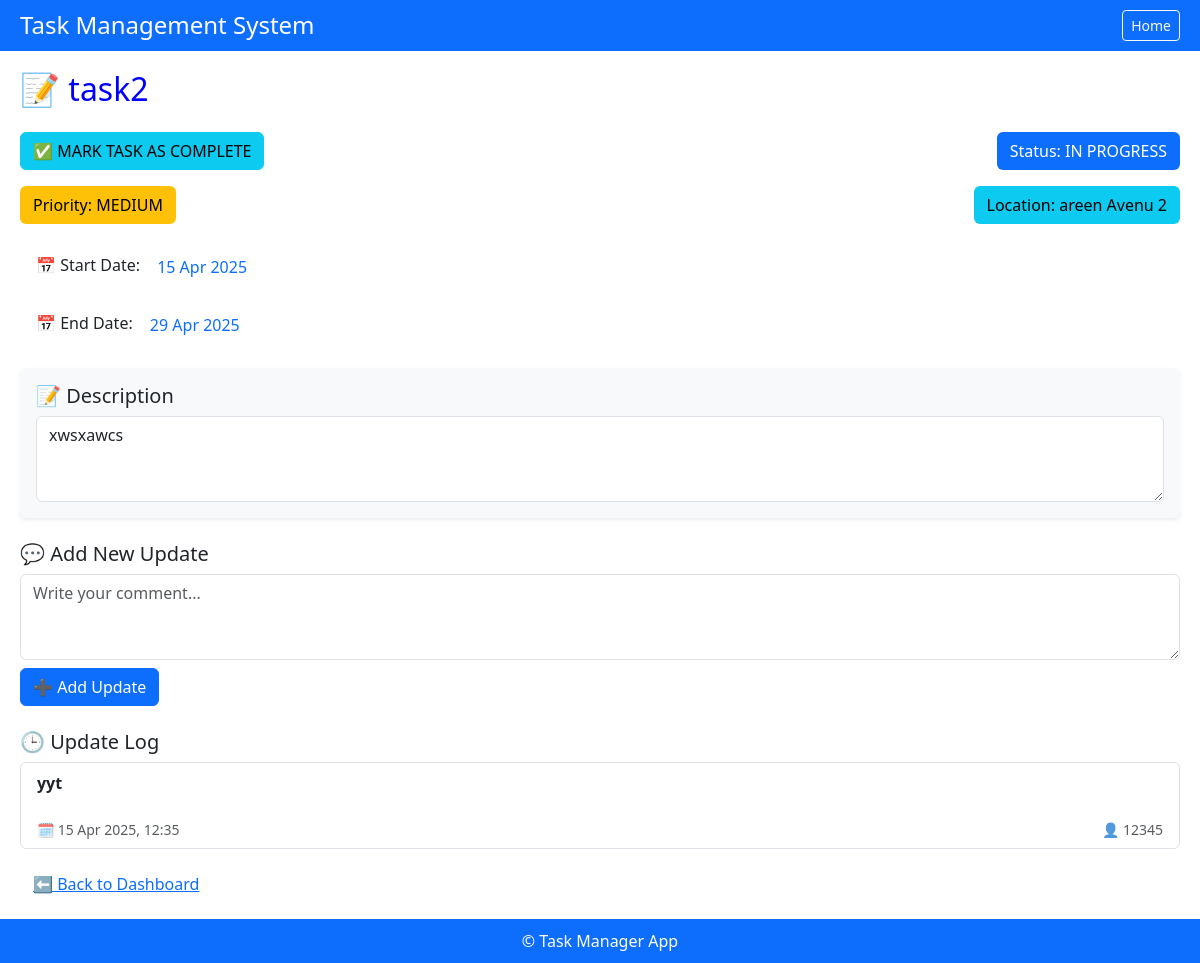
The page /task/2/ on the database its author committed.
### emp_app/models.py (models this page shows, shortened)
class Task(models.Model):
    PRIORITY_CHOICES = [
        ('low', 'Low'),
        ('medium', 'Medium'),
        ('high', 'High'),
    ]
    STATUS = [
        ('in progress', 'IN PROGRESS'),
        ('completed', 'COMPLETED'),
    ]
    task_name = models.CharField(max_length=255, null=True, blank=True)
    location = models.ForeignKey(Locations, on_delete=models.CASCADE, null=True, blank=True)
    description = models.TextField(null=True, blank=True)
    start_date = models.DateField(default=timezone.now)
    end_date = models.DateField(null=True, blank=True)
    status = models.CharField(max_length=20, choices=STATUS, default='in progress')
    created_at = models.DateField(default=timezone.now)
    priority = models.CharField(
        max_length=10, choices=PRIORITY_CHOICES, default='Medium')
    history = HistoricalRecords()

class Locations(models.Model):
    location_name = models.CharField(max_length=255)
    created_at = models.DateTimeField(auto_now_add=True, null=True, blank=True)
    updated_at = models.DateTimeField(auto_now_add=True, null=True, blank=True)
    history = HistoricalRecords()
    def __str__(self):
        return self.location_name

class Comment(models.Model):
    task = models.ForeignKey(Task, on_delete=models.CASCADE, related_name='comments')
    comment_by = models.ForeignKey(EmployeeSignUp, on_delete=models.CASCADE, null=True, blank=True)
    comment_text = models.TextField()
    created_at = models.DateTimeField(auto_now_add=True)
    history = HistoricalRecords()
    def __str__(self):
        return f"Comment on {self.task.task_name} by {self.created_at}"

class EmployeeSignUp(AbstractUser):
    email = models.EmailField(unique=True)
    username = models.EmailField(null=True, blank=True)
    name = models.CharField(max_length=255, null=True, blank=True)
    created_at = models.DateTimeField(auto_now_add=True, null=True, blank=True)
    updated_at = models.DateTimeField(auto_now_add=True, null=True, blank=True)
    objects = Manager()
    USERNAME_FIELD = "email"
    REQUIRED_FIELDS = ["name"]

### emp_app/views.py (the view)
# urls.py: path('task/<int:pk>/', views.task_detail, name='task_detail'),
def task_detail(request, pk):
    task = Task.objects.get(pk=pk)
    locations = Locations.objects.all()
    latest_comment = Comment.objects.filter(task=task).order_by('-created_at').first()
    print("latest_comment", latest_comment)
    return render(request, 'task_detail.html', {'task': task, 'locations': locations,'latest_comment': latest_comment})

### emp_app/templates/task_detail.html (shortened to what this page needs)
{% extends 'base.html' %}
{% load static %}
{% block content %}
    <h2 class="card-title mb-4 "style="color: blue;">📝 {{ task.task_name }}</h2>
        <div class="d-flex justify-content-between align-items-center mb-3">
          <button class="btn btn-info" data-bs-toggle="modal" data-bs-target="#taskcompleteModal">
            ✅ MARK TASK AS COMPLETE
          </button>
          <button class="btn" style="margin-left: 10px;
            {% if task.status == 'pending' %}background-color: #ffc107; color: black;
            {% elif task.status == 'in progress' %}background-color: #0d6efd; color: white;
            {% elif task.status == 'completed' %}background-color: #198754; color: white;
            {% else %}background-color: #6c757d; color: white;{% endif %}" data-bs-toggle="modal"
            data-bs-target="">
            Status: {{ task.status|upper }}
          </button>
        </div>
       <div class="d-flex justify-content-between align-items-center mb-3" >
      <button class="btn" style="{% if task.priority == 'high' %}background-color: #dc3545; color: white;
          {% elif task.priority == 'medium' %}background-color: #ffc107; color: black;
          {% else %}background-color: #198754; color: white;{% endif %}" data-bs-toggle="modal"
          data-bs-target="#priorityModal">
          Priority: {{ task.priority|upper }}
        </button>
        <button class="btn" style="background-color: #0dcaf0; color: black;" data-bs-toggle="modal"
          data-bs-target="#locationModal">
           Location: {{ task.location }}
        </button>
      </div>
      <ul class="list-group list-group-flush mb-1">
        <li class="list-group-item">
          📅 Start Date:
          <button class="btn btn-link" style="text-decoration: none;">
            {{ task.start_date|date:'d M Y' }}
          </button>
        </li>
      </ul>
      <ul class="list-group list-group-flush mb-3" style="align-items:left;">
        <li class="list-group-item">
          📅 End Date:
          <button class="btn btn-link" data-bs-toggle="modal" data-bs-target="#endDateModal"
            data-end-date="{{ task.end_date|date:'Y-m-d' }}" style="text-decoration: none;">
            {{ task.end_date|date:'d M Y' }}
          </button>
        </li>
      </ul>
      <div class="bg-light p-3 rounded shadow-sm mb-4" data-bs-toggle="modal" data-bs-target="#descriptionModal"
        style="cursor: pointer;">
        <h5 class="mb-2">📝 Description</h5>
        <textarea class="form-control" rows="3" readonly>{{ task.description|striptags  }}</textarea>
      </div>
      <div class="mb-4">
        <h5>💬 Add New Update</h5>
        <form method="POST" action="{% url 'add_comment' task.id %}">
          <textarea name="comment_text" class="form-control mb-2" rows="3" placeholder="Write your comment..."
            required></textarea>
          <button type="submit" class="btn btn-primary">➕ Add Update</button>
        </form>
      </div>
      <h5 class="mt-4">🕒 Update Log</h5>
      <ul class="list-group">
        {% if latest_comment %}
        <li class="list-group-item">
          <div class="fw-semibold mb-1">{{ latest_comment.comment_text }}</div>
          <div class="d-flex justify-content-between text-muted small mt-4">
            <span>🗓 {{ latest_comment.created_at|date:"d M Y, H:i" }}</span>
            <span>👤 {{ latest_comment.comment_by.name }}</span>
          </div>
        </li>
        {% else %}
        <li class="list-group-item text-center">No updates yet.</li>
        {% endif %}
      </ul>
      <a href="{% url 'dashboard' %}" class="btn btn-link mt-3">⬅ Back to Dashboard</a>
    </div>
{% endblock %}

### emp_app/templates/base.html (style rules this page uses)
body { min-height: 100vh; display: flex; flex-direction: column; margin: 0; padding: 0; }

### rows shown on the page
Task: task_name "task2", status "IN PROGRESS", priority "MEDIUM", location "areen Avenu 2", start_date "15 Apr 2025", end_date "29 Apr 2025", description "xwsxawcs"
Comment: comment_text "yyt", created_at "15 Apr 2025, 12:35", comment_by.name "12345"
